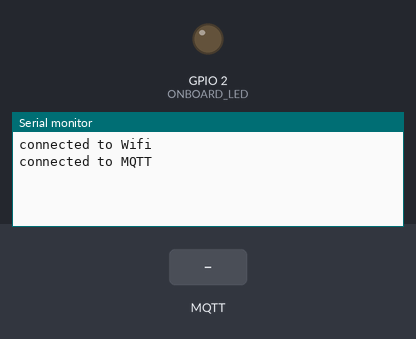
Bench run of a sketch on a simulated ESP32. Parts: output pins drawn as LEDs (lit = HIGH), the last lines printed to the serial monitor. The test bench sets the inputs (shaded band). WiFi joins after 1.5 s; servers stay silent unless stated; no MQTT or app messages arrive unless stated.

Above: at 1.2 s.
1.3 s: MQTT message "O" arrives on the first subscribed topic
At 2.1 s:
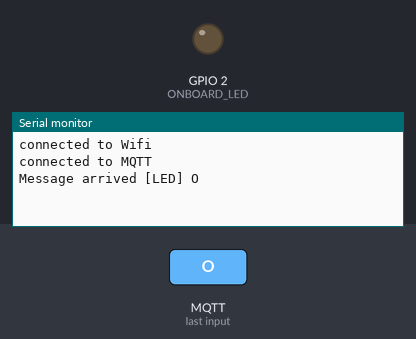
2.8 s: MQTT message "N" arrives on the first subscribed topic
At 3.2 s:
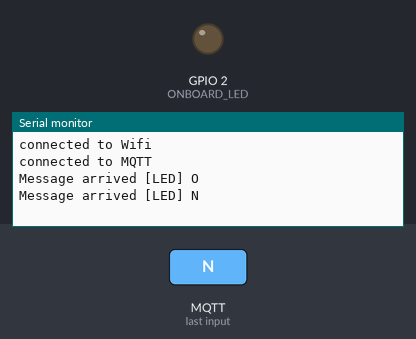
4.3 s: MQTT message "F" arrives on the first subscribed topic
At 5.5 s:
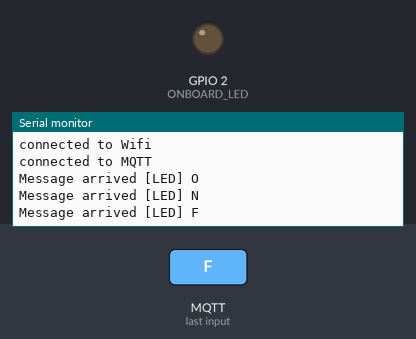

Measured:
- after the input at 1.3 s, the serial monitor: prints a new line at once (image 1)
- after the input at 2.8 s, the serial monitor: prints a new line at once (image 2)
- after the input at 4.3 s, the serial monitor: prints a new line at once (image 3)

The sketch:

ESP32_MQTT.ino
```cpp
/*
 * POC MQTT :
 * ON OFF message with LED topic
 *
 * support ESP32
 *
 * by PHM
 *
 * @2020
 */
#include <WiFi.h>
#include <PubSubClient.h>

#include "ESP32_PERSONNAL.h"
const char* ssid     = SECRET_SSID;      // SSID
const char* password = SECRET_PASSWORD;  // Password
const char* mqtt_server = "mesures.ludiksciences.fr";
const char* mqtt_topic = "LED";
const char* id = "";

WiFiClient espClient;
PubSubClient client(espClient);

#define ONBOARD_LED  2

void setup()
{
  Serial.begin(115200);
  pinMode(ONBOARD_LED, OUTPUT);
  digitalWrite(ONBOARD_LED, LOW);
  WiFi.begin(ssid, password);
  id = WiFi.macAddress().c_str();
  Serial.println("connected to Wifi");
  client.setServer(mqtt_server, 1883);//connecting to mqtt server
  client.setCallback(callback);
  connectmqtt();
}

void callback(char* topic, byte* payload, unsigned int length) {   //callback includes topic and payload ( from which (topic) the payload is comming)
  Serial.print("Message arrived [");
  Serial.print(topic);
  Serial.print("] ");
  for (int i = 0; i < length; i++)
  {
    Serial.print((char)payload[i]);
  }
  if ((char)payload[0] == 'O' && (char)payload[1] == 'N') //on
  {
    digitalWrite(ONBOARD_LED, HIGH);
    Serial.println("on");
//    client.publish("outTopic", "LED turned ON");
  }
  else if ((char)payload[0] == 'O' && (char)payload[1] == 'F' && (char)payload[2] == 'F') //off
  {
    digitalWrite(ONBOARD_LED, LOW);
    Serial.println(" off");
//    client.publish("outTopic", "LED turned OFF");
  }
  Serial.println();
}

void reconnect() {
  while (!client.connected()) {
    Serial.println("Attempting MQTT connection...");
    if (client.connect(id)) {
      Serial.println("connected");
      client.subscribe(mqtt_topic);

    } else {
      Serial.print("failed, rc=");
      Serial.print(client.state());
      Serial.println(" try again in 5 seconds");
      // Wait 5 seconds before retrying
      delay(5000);
    }
  }
}

void loop()
{
  // put your main code here, to run repeatedly:
  if (!client.connected())
  {
    reconnect();
  }
  client.loop();
}


void connectmqtt()
{
  client.connect(id);  // ESP will connect to mqtt broker
  {
    Serial.println("connected to MQTT");
    client.subscribe(mqtt_topic);
    if (!client.connected())
    {
      reconnect();
    }
  }
}
```

ESP32_PERSONNAL.h
```cpp
#define SECRET_SSID "ssid"
#define SECRET_PASSWORD "password"
```
